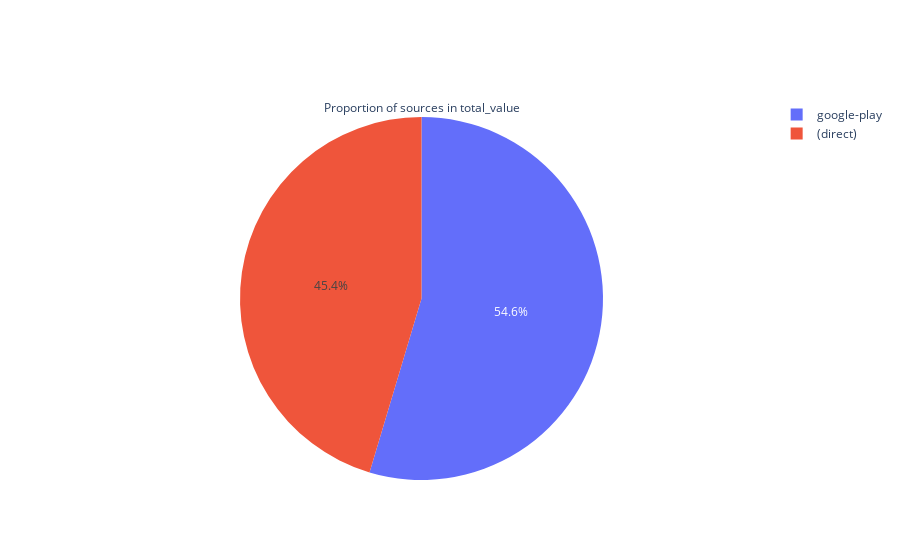

The notebook cell saved with this chart:
### Code cell
#piechart to show the Proportion of source in total_value
plt.figure(figsize=(9,9))
fig = go.Figure(data=[go.Pie(title='Proportion of sources in total_value',labels=no_free_trial_source['source'], values=no_free_trial_source['event_value_in_usd'])])
fig.show()

### Figure 1 — Plotly figure (JSON) as saved in the notebook; plotly's stock layout.template omitted (floating-point values rounded to 4 significant figures)
{"data": [{"labels": ["(direct)", "google-play"], "title": {"text": "Proportion of sources in total_value"}, "type": "pie", "values": [233.3, 280.9]}], "layout": {}}
